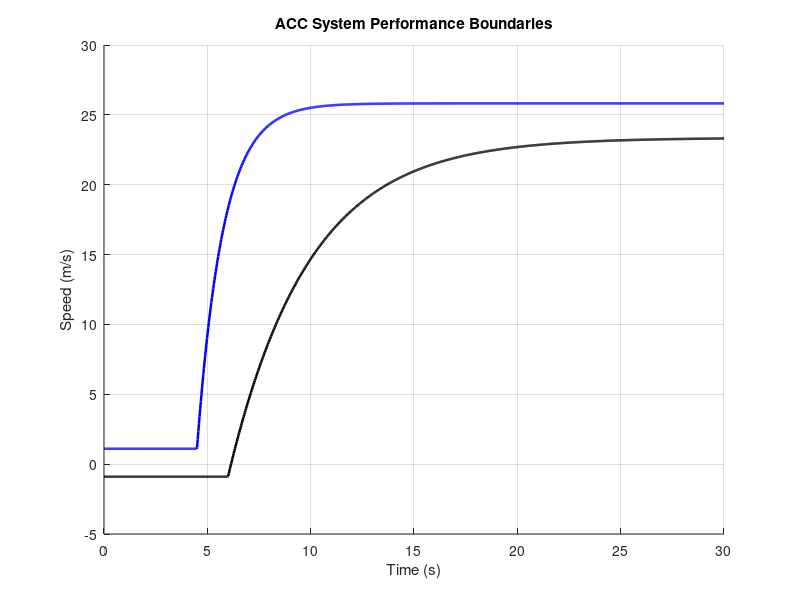

The MATLAB script that drew this image:
%%%%%%%%%%%%%%%%%%%%%%%%%%%%%%%%%%%%%%%%%%%%%%%%%%%%%%%%%%%%%%%%%%%%%
% ENGR 132 
% Program Description 
% this program plots the performance envelope for an ACC system, this
% simulates two distinct first order system responses.
%
% Assignment Information
%   Assignment:     AM0, Problem 2
%   Author:         Ethan Zhang, Zhan5173@purdue.edu
%   Team ID:        011-03
%   Academic Integrity:
%     [] I worked with one or more peers but our collaboration
%        maintained academic integrity.
%     Peers I worked with: none
%%%%%%%%%%%%%%%%%%%%%%%%%%%%%%%%%%%%%%%%%%%%%%%%%%%%%%%%%%%%%%%%%%%%%


%% ____________________
%% INITIALIZATION

% time vec
t = linspace(0, 30, 1000);

% left params
ts_left = 4.50;
tau_left = 1.26;
yL_left = 1.10;
yH_left = 25.82;

% right params
ts_right = 6.00;
tau_right = 3.89;
yL_right = -0.90;
yH_right = 23.36;

% init vecs
y_left = zeros(size(t));
y_right = zeros(size(t));

%% ____________________
%% CALCULATIONS

% left boundary function
for i = 1:length(t)
    if t(i) < ts_left
        y_left(i) = yL_left;
    else
        y_left(i) = yL_left + (1 - exp(-(t(i) - ts_left)/tau_left))...
            * (yH_left - yL_left);
    end
end

% right boundary function
for j = 1:length(t)
    if t(j) < ts_right
        y_right(j) = yL_right;
    else
        y_right(j) = yL_right + (1 - exp(-(t(j) - ts_right)/tau_right))...
            * (yH_right - yL_right);
    end
end

%% ____________________
%% FORMATTED TEXT & FIGURE DISPLAYS

%plotting the graph
figure;
hold on;
grid on;

plot(t, y_left, 'b-', 'LineWidth', 1.8); 
plot(t, y_right, 'k-', 'LineWidth', 1.8);

%labelling the graph
xlabel('Time (s)');
ylabel('Speed (m/s)');
title('ACC System Performance Boundaries');

%% ____________________
%% ACADEMIC INTEGRITY STATEMENT
% I have not used source code obtained from any other unauthorized
% source, either modified or unmodified. I have not provided
% access to my code to anyone in any way. The script I am 
% submitting is my own original work.





